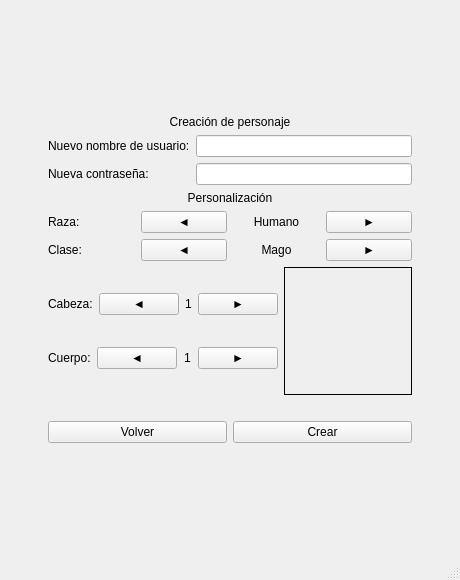
<?xml version="1.0" encoding="UTF-8"?>
<ui version="4.0">
 <class>SignupWindow</class>
 <widget class="QMainWindow" name="SignupWindow">
  <property name="geometry">
   <rect>
    <x>0</x>
    <y>0</y>
    <width>460</width>
    <height>580</height>
   </rect>
  </property>
  <property name="windowTitle">
   <string>Argentum Online - Crear Personaje</string>
  </property>
  <widget class="QWidget" name="centralWidget">
   <layout class="QVBoxLayout" name="mainLayout">
    <item>
     <spacer name="topSpacer">
      <property name="orientation">
       <enum>Qt::Vertical</enum>
      </property>
      <property name="sizeHint" stdset="0">
       <size>
        <width>20</width>
        <height>20</height>
       </size>
      </property>
     </spacer>
    </item>
    <item>
     <layout class="QHBoxLayout" name="hLayout">
      <item>
       <spacer name="leftSpacer">
        <property name="orientation">
         <enum>Qt::Horizontal</enum>
        </property>
        <property name="sizeHint" stdset="0">
         <size>
          <width>40</width>
          <height>20</height>
         </size>
        </property>
       </spacer>
      </item>
      <item>
       <layout class="QVBoxLayout" name="contentLayout">
        <item>
         <widget class="QLabel" name="titleLabel">
          <property name="text">
           <string>Creación de personaje</string>
          </property>
          <property name="alignment">
           <set>Qt::AlignCenter</set>
          </property>
         </widget>
        </item>
        <item>
         <layout class="QFormLayout" name="credentialsLayout">
          <item row="0" column="0">
           <widget class="QLabel" name="userLabel">
            <property name="text">
             <string>Nuevo nombre de usuario:</string>
            </property>
           </widget>
          </item>
          <item row="0" column="1">
           <widget class="QLineEdit" name="userEdit"/>
          </item>
          <item row="1" column="0">
           <widget class="QLabel" name="passLabel">
            <property name="text">
             <string>Nueva contraseña:</string>
            </property>
           </widget>
          </item>
          <item row="1" column="1">
           <widget class="QLineEdit" name="passEdit">
            <property name="echoMode">
             <enum>QLineEdit::Password</enum>
            </property>
           </widget>
          </item>
         </layout>
        </item>
        <item>
         <widget class="QLabel" name="customLabel">
          <property name="text">
           <string>Personalización</string>
          </property>
          <property name="alignment">
           <set>Qt::AlignCenter</set>
          </property>
         </widget>
        </item>
        <item>
         <layout class="QHBoxLayout" name="raceLayout">
          <item>
           <widget class="QLabel" name="raceTitleLabel">
            <property name="text">
             <string>Raza:</string>
            </property>
           </widget>
          </item>
          <item>
           <widget class="QPushButton" name="prevRaceBtn">
            <property name="text">
             <string>◄</string>
            </property>
            <property name="maximumWidth">
             <number>30</number>
            </property>
           </widget>
          </item>
          <item>
           <widget class="QLabel" name="raceLabel">
            <property name="text">
             <string>Humano</string>
            </property>
            <property name="alignment">
             <set>Qt::AlignCenter</set>
            </property>
            <property name="minimumWidth">
             <number>80</number>
            </property>
           </widget>
          </item>
          <item>
           <widget class="QPushButton" name="nextRaceBtn">
            <property name="text">
             <string>►</string>
            </property>
            <property name="maximumWidth">
             <number>30</number>
            </property>
           </widget>
          </item>
         </layout>
        </item>
        <item>
         <layout class="QHBoxLayout" name="claseLayout">
          <item>
           <widget class="QLabel" name="claseTitleLabel">
            <property name="text">
             <string>Clase:</string>
            </property>
           </widget>
          </item>
          <item>
           <widget class="QPushButton" name="prevClaseBtn">
            <property name="text">
             <string>◄</string>
            </property>
            <property name="maximumWidth">
             <number>30</number>
            </property>
           </widget>
          </item>
          <item>
           <widget class="QLabel" name="claseLabel">
            <property name="text">
             <string>Mago</string>
            </property>
            <property name="alignment">
             <set>Qt::AlignCenter</set>
            </property>
            <property name="minimumWidth">
             <number>80</number>
            </property>
           </widget>
          </item>
          <item>
           <widget class="QPushButton" name="nextClaseBtn">
            <property name="text">
             <string>►</string>
            </property>
            <property name="maximumWidth">
             <number>30</number>
            </property>
           </widget>
          </item>
         </layout>
        </item>
        <item>
         <layout class="QHBoxLayout" name="spritesAndPreviewLayout">
          <item>
           <layout class="QVBoxLayout" name="spriteSelectorLayout">
            <item>
             <layout class="QHBoxLayout" name="headLayout">
              <item>
               <widget class="QLabel" name="headTitleLabel">
                <property name="text">
                 <string>Cabeza:</string>
                </property>
               </widget>
              </item>
              <item>
               <widget class="QPushButton" name="prevHeadBtn">
                <property name="text">
                 <string>◄</string>
                </property>
                <property name="maximumWidth">
                 <number>30</number>
                </property>
               </widget>
              </item>
              <item>
               <widget class="QLabel" name="headLabel">
                <property name="text">
                 <string>1</string>
                </property>
                <property name="alignment">
                 <set>Qt::AlignCenter</set>
                </property>
                <property name="minimumWidth">
                 <number>30</number>
                </property>
               </widget>
              </item>
              <item>
               <widget class="QPushButton" name="nextHeadBtn">
                <property name="text">
                 <string>►</string>
                </property>
                <property name="maximumWidth">
                 <number>30</number>
                </property>
               </widget>
              </item>
             </layout>
            </item>
            <item>
             <layout class="QHBoxLayout" name="bodyLayout">
              <item>
               <widget class="QLabel" name="bodyTitleLabel">
                <property name="text">
                 <string>Cuerpo:</string>
                </property>
               </widget>
              </item>
              <item>
               <widget class="QPushButton" name="prevBodyBtn">
                <property name="text">
                 <string>◄</string>
                </property>
                <property name="maximumWidth">
                 <number>30</number>
                </property>
               </widget>
              </item>
              <item>
               <widget class="QLabel" name="bodyLabel">
                <property name="text">
                 <string>1</string>
                </property>
                <property name="alignment">
                 <set>Qt::AlignCenter</set>
                </property>
                <property name="minimumWidth">
                 <number>30</number>
                </property>
               </widget>
              </item>
              <item>
               <widget class="QPushButton" name="nextBodyBtn">
                <property name="text">
                 <string>►</string>
                </property>
                <property name="maximumWidth">
                 <number>30</number>
                </property>
               </widget>
              </item>
             </layout>
            </item>
           </layout>
          </item>
          <item>
           <widget class="QLabel" name="previewLabel">
            <property name="minimumSize">
             <size>
              <width>128</width>
              <height>128</height>
             </size>
            </property>
            <property name="maximumSize">
             <size>
              <width>128</width>
              <height>128</height>
             </size>
            </property>
            <property name="text">
             <string/>
            </property>
            <property name="alignment">
             <set>Qt::AlignCenter</set>
            </property>
            <property name="frameShape">
             <enum>QFrame::Box</enum>
            </property>
           </widget>
          </item>
         </layout>
        </item>
        <item>
         <widget class="QLabel" name="statusLabel">
          <property name="text">
           <string/>
          </property>
          <property name="alignment">
           <set>Qt::AlignCenter</set>
          </property>
         </widget>
        </item>
        <item>
         <layout class="QHBoxLayout" name="buttonsLayout">
          <item>
           <widget class="QPushButton" name="volverBtn">
            <property name="text">
             <string>Volver</string>
            </property>
           </widget>
          </item>
          <item>
           <widget class="QPushButton" name="crearBtn">
            <property name="text">
             <string>Crear</string>
            </property>
           </widget>
          </item>
         </layout>
        </item>
       </layout>
      </item>
      <item>
       <spacer name="rightSpacer">
        <property name="orientation">
         <enum>Qt::Horizontal</enum>
        </property>
        <property name="sizeHint" stdset="0">
         <size>
          <width>40</width>
          <height>20</height>
         </size>
        </property>
       </spacer>
      </item>
     </layout>
    </item>
    <item>
     <spacer name="bottomSpacer">
      <property name="orientation">
       <enum>Qt::Vertical</enum>
      </property>
      <property name="sizeHint" stdset="0">
       <size>
        <width>20</width>
        <height>20</height>
       </size>
      </property>
     </spacer>
    </item>
   </layout>
  </widget>
  <widget class="QStatusBar" name="statusbar"/>
 </widget>
 <resources/>
 <connections/>
</ui>
